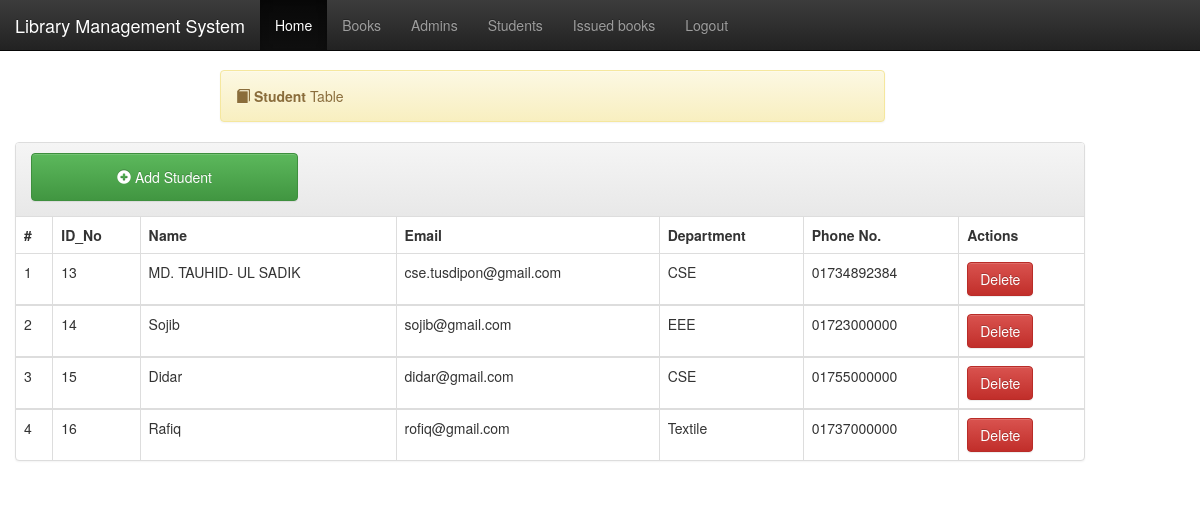
Screenshot of /viewstudents.php (signed in) with the database file from the repository.
### tables this page shows
CREATE TABLE `students` (
  `studentId` int(11) NOT NULL,
  `id_no` int(10) NOT NULL,
  `email` varchar(60) NOT NULL,
  `dept` varchar(60) NOT NULL,
  `phoneNumber` varchar(11) NOT NULL,
  `name` varchar(60) NOT NULL
);

### viewstudents.php (the view, shortened to what this page needs)
<?php
require 'includes/db-inc.php';
include "includes/header.php";
?>
<div class="container">
    <?php include "includes/nav.php"; ?>
	<div class="alert alert-warning col-lg-7 col-md-12 col-sm-12 col-xs-12 col-lg-offset-2 col-md-offset-0 col-sm-offset-1 col-xs-offset-0" style="margin-top:70px">
		<span class="glyphicon glyphicon-book"></span>
	    <strong>Student</strong> Table
	</div>
	</div>
	<div class="container col-lg-11 ">
		<div class="panel panel-default">
		  <div class="panel-heading">
		  	<div class="row">
		  	  <a href="addstudent.php"><button class="btn btn-success col-lg-3 col-md-4 col-sm-11 col-xs-11 button" style="margin-left: 15px;margin-bottom: 5px"><span class="glyphicon glyphicon-plus-sign"></span> Add Student</button></a>
			</div>
		  </div>
		  <table class="table table-bordered">
		          <thead>
		               <tr>
		               	  <th>#</th>
		                  <th>ID_No</th>
		                  <th>Name</th>
		                  <th>Email</th>
		                  <th>Department</th>
		                  <th>Phone No.</th>
		                  <th>Actions</th>
		                </tr>
		          </thead>
		          <?php
		          $sql = "SELECT * FROM students";
		          $query = mysqli_query($conn, $sql);
		          $counter = 1;
		          while ( $row = mysqli_fetch_assoc($query)) {
		           ?>
		          <tbody>
		            <tr>
		             <td><?php echo $counter++; ?></td>
		             <td><?php echo $row['studentId']; ?></td>
		             <td><?php echo $row['name']; ?></td>
		             <td><?php echo $row['email']; ?></td>
		             <td><?php echo $row['dept']; ?></td>
		             <td><?php echo $row['phoneNumber']; ?></td>
		             <td>
		             	<form action="viewstudents.php" method="post">
		             		<button name="submit" class="btn btn-danger">Delete</button>
		             	</form>
		         	</td>
		            </tr>
		         </tbody>
		         <?php } ?>
		   </table>
	  </div>
	</div>
</body>
</html>

### css/style.css (style rules this page uses)
body { overflow-x: hidden; }
.alert { margin-top: 40px; }
.button { height: 48px }

### rows the page displays
students: studentId "13", name "MD. TAUHID- UL SADIK", email "cse.tusdipon@gmail.com", dept "CSE", phoneNumber "01734892384"
students: studentId "14", name "Sojib", email "sojib@gmail.com", dept "EEE", phoneNumber "01723000000"
students: studentId "15", name "Didar", email "didar@gmail.com", dept "CSE", phoneNumber "01755000000"
students: studentId "16", name "Rafiq", email "rofiq@gmail.com", dept "Textile", phoneNumber "01737000000"
